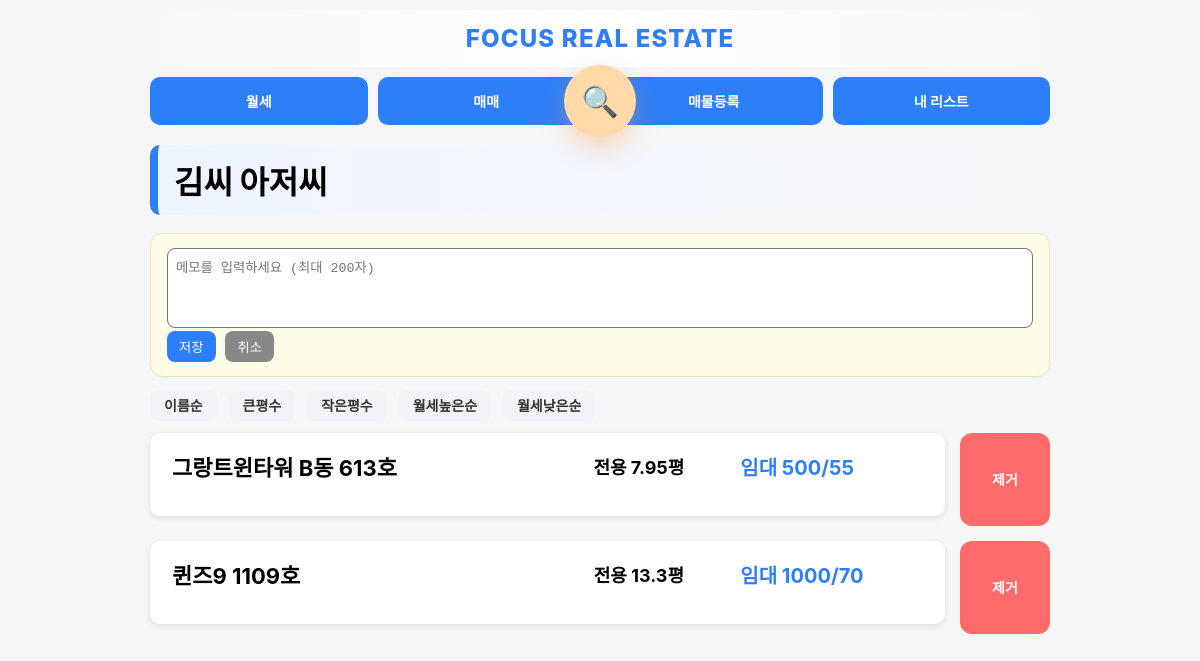
The page /collections/1 (signed in) on the database its author committed.
### app.py (models this page shows)
class Collection(db.Model):
    id = db.Column(db.Integer, primary_key=True)
    title = db.Column(db.String(200))
    memo = db.Column(db.String(200))
    created_at = db.Column(db.String(50))

class Property(db.Model):
    status = db.Column(db.String(20), default='available')
    property_type = db.Column(db.String(50))
    id = db.Column(db.Integer, primary_key=True)
    building_name = db.Column(db.String(200))
    exclusive_area = db.Column(db.Float)
    contract_area = db.Column(db.Float)
    deposit = db.Column(db.Integer)
    rent = db.Column(db.Integer)
    sale_price = db.Column(db.Integer)
    category = db.Column(db.String(20))
    status = db.Column(db.String(20), default='available')

### app.py (the view, shortened to what this page needs)
@app.route("/collections/<int:id>")
@login_required
def collection_detail(id):
    collection = Collection.query.get(id)
    sort = request.args.get("sort", "")
    items = CollectionItem.query.filter_by(collection_id=id).all()
    properties = []
    for item in items:
        p = Property.query.get(item.property_id)
        if p:
            p.collection_item_id = item.id
            properties.append(p)
    if sort == "name":
        properties = sorted(properties, key=lambda x: x.building_name)
    elif sort == "area_desc":
        properties = sorted(properties, key=lambda x: x.exclusive_area, reverse=True)
    elif sort == "area_asc":
        properties = sorted(properties, key=lambda x: x.exclusive_area)
    elif sort == "rent_desc":
        properties = sorted(properties, key=lambda x: x.rent, reverse=True)
    elif sort == "rent_asc":
        properties = sorted(properties, key=lambda x: x.rent)
    return render_template(
        "collection_detail.html",
        collection=collection,
        properties=properties,
        sort=sort
    )

### app.py (called while the page is built)
@login_manager.user_loader
def load_user(user_id):
    return User.query.get(int(user_id))

### templates/collection_detail.html (shortened to what this page needs)
{% extends "base.html" %}
{% block content %}
<div class="section-title">{{ collection.title }}</div>
<div class="memo-card">
    <div id="memo-edit" {% if collection.memo %}style="display:none"{% endif %}>
        <textarea id="memo-input" class="memo-input" maxlength="200"
placeholder="메모를 입력하세요 (최대 200자)">{{ collection.memo or '' }}</textarea>
        <div class="memo-actions">
            <button onclick="saveMemo()">저장</button>
            <button onclick="cancelMemo()">취소</button>
        </div>
    </div>
</div>
<div class="sort-bar">
    <a href="?sort=name">이름순</a>
    <a href="?sort=area_desc">큰평수</a>
    <a href="?sort=area_asc">작은평수</a>
    <a href="?sort=rent_desc">월세높은순</a>
    <a href="?sort=rent_asc">월세낮은순</a>
</div>
<div class="list-detail-container">
{% for p in properties %}
<div class="detail-row">
    <div class="card property-card" onclick="location.href='/property/{{ p.id }}?from_collection={{ collection.id }}'">
        <div class="property-header">
            <div class="property-title">{{ p.building_name }}</div>
            <div class="property-center">
                전용 {{ p.exclusive_area }}평
            </div>
            <div class="property-price">
                {% if p.deposit and p.rent %}
                    임대 {{ p.deposit }}/{{ p.rent }}
                {% else %}
                    매매 {{ p.sale_price }}
                {% endif %}
            </div>
        </div>
    </div>
    <div class="remove-wrap mobile-hide-remove" onclick="event.stopPropagation();">
    <a href="{{ url_for('remove_from_collection', collection_id=collection.id, property_id=p.id) }}" class="remove-btn">
        제거
    </a>
</div>
</div>
{% endfor %}
</div>
{% endblock %}

### templates/base.html (style rules this page uses)
body { font-size: 14px; }
body { font-family: "Pretendard", -apple-system, BlinkMacSystemFont, "Segoe UI", Roboto, sans-serif; margin: 0; padding: 0; background: #f5f6f8; }
.card { background: white; padding: 12px; border-radius: 10px; margin-bottom: 10px; box-shadow: 0 2px 6px rgba(0,0,0,0.1); }
.property-card { flex:1; display:flex; transition: transform 0.18s ease, box-shadow 0.18s ease; cursor: pointer; }
.property-card { background: #ffffff; }
.detail-row { display:flex; gap:14px; align-items:center; margin-top:14px; }
.detail-row > .card { display:flex; }
.detail-row { align-items:stretch; }
.property-card { height:100%; display:flex; }
.property-card { line-height:1.25; }

### templates/collection_detail.html (style rules this page uses)
.section-title { font-size: 32px; font-weight: 900; margin-bottom: 18px; padding: 12px 16px; border-radius: 10px; background: linear-gradient(to right, #eef4ff, transparent); border-left: 8px solid #2d7ff9; }
.sort-bar { margin-bottom: 18px; }
.sort-bar a { margin-right: 8px; padding: 7px 14px; border-radius: 8px; background: #f1f3f7; text-decoration: none; color: #333; font-weight: 600; transition: 0.15s; }
.detail-row { display: flex; gap: 15px; align-items: stretch; margin-bottom: 15px; }
.property-card { flex: 3; padding: 20px 22px; display:flex; align-items:center; height:100%; }
.remove-wrap { display:flex; align-items:stretch; min-width:90px; }
.remove-btn { background:#ff6b6b; color:white; border-radius:10px; text-decoration:none; font-weight:bold; white-space:nowrap; transition:.15s; height:100%; display:flex; align-items:center; justify-content:center; padding:0 16px; }
.property-header { display: grid; grid-template-columns: 2fr 1fr 1fr; align-items: center; gap: 10px; margin-bottom: 12px; width:100%; height:100%; }
.property-title { font-size: 22px; font-weight: bold; line-height: 1.4; }
.property-center { text-align: center; font-size: 18px; font-weight: bold; }
.property-price { font-size: 20px; font-weight: bold; color: #2d7ff9; }
.remove-btn { background: #ff6b6b; color: white; border-radius: 12px; text-decoration: none; font-weight: bold; transition: 0.15s; width:100%; height:auto; padding:12px 0; display:flex; align-items:center; justify-content:center; }
.memo-card { background: #fffbe9; border-radius: 12px; padding: 14px 16px; margin-bottom: 18px; border: 1px solid #f1e2b8; }
.memo-actions button { margin-right: 6px; padding: 6px 12px; border-radius: 8px; border: none; background: #2d7ff9; color: white; cursor: pointer; }
.memo-actions button:last-child { background: #888; }
.memo-card textarea { width: 100%; height: 80px; resize: none; border-radius: 8px; padding: 8px; box-sizing: border-box; }

### rows shown on the page
Collection: title "김씨 아저씨"
Property: building_name "그랑트윈타워 B동 613호", exclusive_area "7.95", deposit "500", rent "55"
Property: building_name "퀸즈9 1109호", exclusive_area "13.3", deposit "1000", rent "70"
